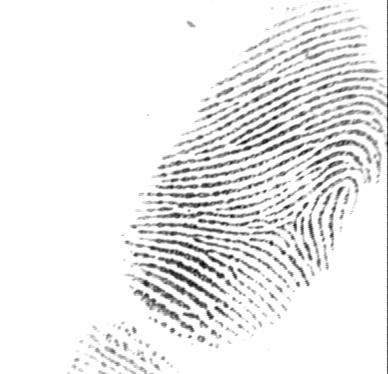
#> input picture 1_3.tif, 388 x 374 px
$ python fingerass1_practice.py
#> lines starting #> are read from the running program, lines starting #| are printed output that depends on the picture; after the words box and inside, x2 and y2 are one past the last pixel; in counts of white or black regions, pixels touching at a corner belong together
import cv2 as cv
import numpy as np
from numpy import asarray
import math
from PIL import Image

#reading an image
imag=cv.imread('1_3.tif',0)
#> imag is the input picture: shape (374, 388); min 9, max 254, mean 235.6
cv.imshow('original fingerprint',imag)
IMG=np.asarray(imag)
print(IMG)
#> (printed output is left out)
cv.waitKey(0)
cv.destroyAllWindows()
#segmementing teh image
blocksize=12
threshold=0.2
globalthreshold=np.std(imag)*threshold
#> globalthreshold = 8.37
segment_img=imag.copy()
img_zero=np.zeros_like(imag)
img_ones=np.ones_like(imag)
#cv.imshow('segmented fingerprint',segment_img)
numpydata = asarray(imag)
length,width=numpydata.shape
#> length = 374; width = 388
#print(x,y)
print(numpydata)
#> (printed output is left out)
for i in range(0, width, blocksize):
    for j in range(0, length, blocksize):
        if (i + blocksize < width):
            x = i + blocksize
        else:
            x = width
        if (j + blocksize < length):
            y = j + blocksize
        else:
            y = length
        box = [i, j, x, y]
        # box=[10,5,15,18]
        img_ones[box[1]:box[3], box[0]:box[2]] = np.std(imag[box[1]:box[3], box[0]:box[2]])
        (img_ones[img_ones<globalthreshold])=0
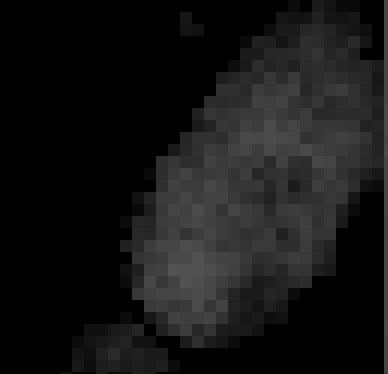
#> img_ones: shape (374, 388); min 0, max 83, mean 21.3
            #img_ones=0
for i in range(0,width):
    for i in range(0,length):
        segment_img[i,j]=img_ones[i,j]*img_zero[i,j]
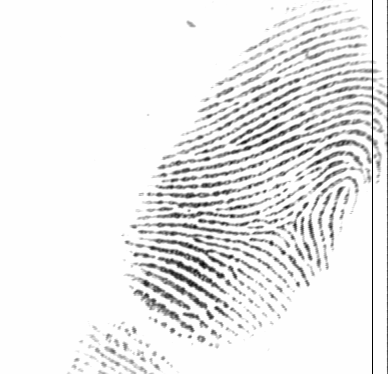
#> segment_img: shape (374, 388); 0.26% of pixels changed, all inside (x1, y1, x2, y2) = (372, 0, 373, 374)
cv.imshow('segmented image',segment_img)
cv.waitKey(0)
cv.destroyAllWindows()

#normalization starts
m0=100
v0=100
norm_imag=imag.copy()
m=np.mean(imag)
#> m = 235.6
v=np.std(imag)*2
#> v = 83.65
for i in range(0,width):
    for i in range(0,length):
        if(norm_imag[i,j]>m):
            norm_imag[i,j]=m0+math.sqrt((((v0*norm_imag[i,j])-m)*2)/v)
        else:
            norm_imag[i,j] = abs(m0-math.sqrt(abs(((v0*norm_imag[i,j])-m)*2)/v))
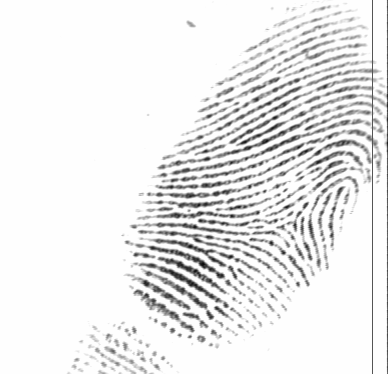
#> norm_imag: shape (374, 388); 0.26% of pixels changed, all inside (x1, y1, x2, y2) = (372, 0, 373, 374)
cv.imshow('normalize image',norm_imag)
cv.waitKey(0)
cv.destroyAllWindows()

$ run again, with 1_4.tif copied over 1_3.tif
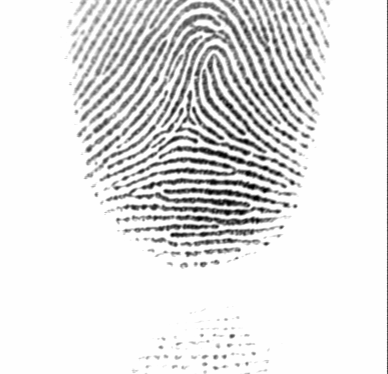
#> input picture 1_4.tif, 388 x 374 px
#> imag is the input picture: shape (374, 388); min 1, max 254, mean 226.7
#> (printed output is left out)
#> globalthreshold = 10.77
#> (printed output is left out)
#> after the loop `for i in range(0,width):`:
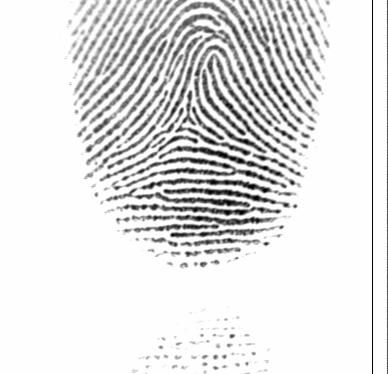
#> segment_img: shape (374, 388); 0.26% of pixels changed, all inside (x1, y1, x2, y2) = (372, 0, 373, 374)
#> m = 226.7
#> v = 107.7
#> after the loop `for i in range(0,width):`:
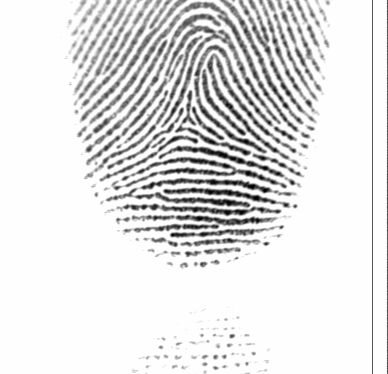
#> norm_imag: shape (374, 388); 0.26% of pixels changed, all inside (x1, y1, x2, y2) = (372, 0, 373, 374)

$ run again, with 1_5.tif copied over 1_3.tif
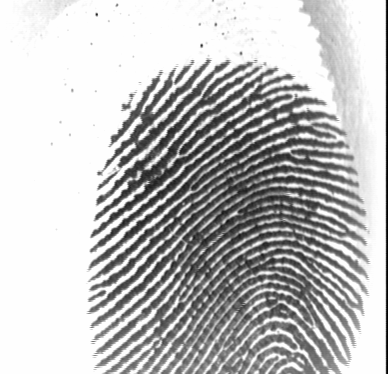
#> input picture 1_5.tif, 388 x 374 px
#> imag is the input picture: shape (374, 388); min 1, max 254, mean 190.4
#> (printed output is left out)
#> globalthreshold = 15.06
#> (printed output is left out)
#> after the loop `for i in range(0,width):`:
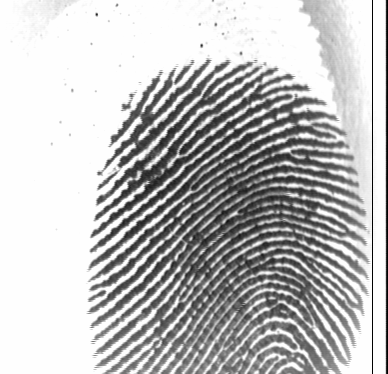
#> segment_img: shape (374, 388); 0.26% of pixels changed, all inside (x1, y1, x2, y2) = (372, 0, 373, 374)
#> m = 190.4
#> v = 150.6
#> after the loop `for i in range(0,width):`:
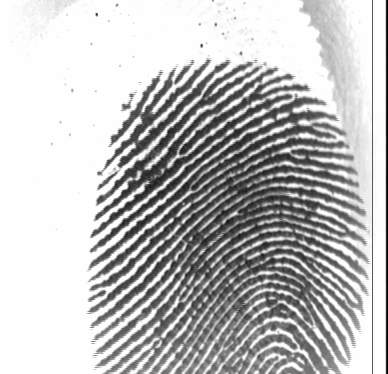
#> norm_imag: shape (374, 388); 0.26% of pixels changed, all inside (x1, y1, x2, y2) = (372, 0, 373, 374)

$ run again, with 1_6.tif copied over 1_3.tif
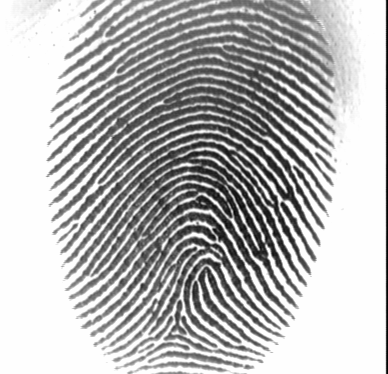
#> input picture 1_6.tif, 388 x 374 px
#> imag is the input picture: shape (374, 388); min 1, max 254, mean 182.5
#> (printed output is left out)
#> globalthreshold = 15.32
#> (printed output is left out)
#> after the loop `for i in range(0,width):`:
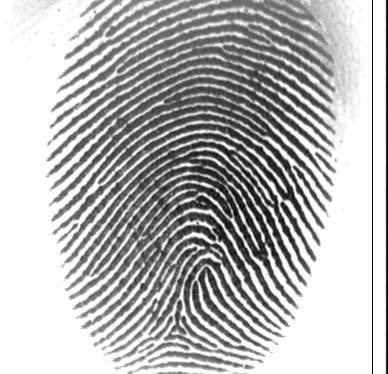
#> segment_img: shape (374, 388); 0.26% of pixels changed, all inside (x1, y1, x2, y2) = (372, 0, 373, 374)
#> m = 182.5
#> v = 153.2
#> after the loop `for i in range(0,width):`:
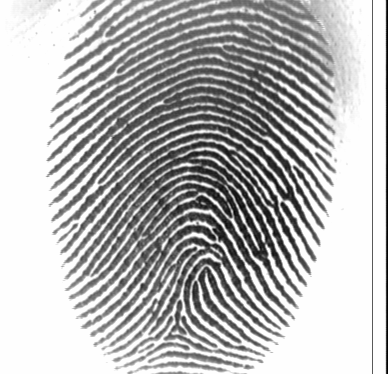
#> norm_imag: shape (374, 388); 0.26% of pixels changed, all inside (x1, y1, x2, y2) = (372, 0, 373, 374)
